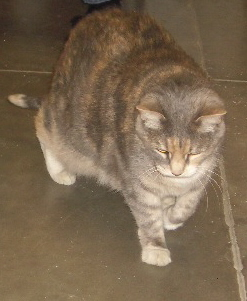
#> input picture data/raw/PetImages/Cat/10019.jpg, 247 x 301 px, found by its file name; its folder holds 3 pictures in this run
$ python data_preprocessing.py
#> lines starting #> are read from the running program, lines starting #| are printed output that depends on the picture
import os
import cv2
import random

IMG_SIZE = 224
SPLIT_RATIO = (0.8, 0.1, 0.1)

RAW_DIR = "data/raw/PetImages"
PROCESSED_DIR = "data/processed"

def create_dirs():
    for split in ["train", "val", "test"]:
        for label in ["Cat", "Dog"]:
            os.makedirs(os.path.join(PROCESSED_DIR, split, label), exist_ok=True)

def preprocess_and_split():
    create_dirs()

    for label in ["Cat", "Dog"]:
        folder = os.path.join(RAW_DIR, label)
        images = os.listdir(folder)
        random.shuffle(images)

        total = len(images)
        train_end = int(total * SPLIT_RATIO[0])
        val_end = int(total * (SPLIT_RATIO[0] + SPLIT_RATIO[1]))

        splits = {
            "train": images[:train_end],
            "val": images[train_end:val_end],
            "test": images[val_end:]
        }

        for split, split_images in splits.items():
            for img_name in split_images:
                src_path = os.path.join(folder, img_name)
                dst_path = os.path.join(PROCESSED_DIR, split, label, img_name)

                img = cv2.imread(src_path)
#> img is the input picture: shape (301, 247, 3); mean B, G, R 80.2, 103.4, 122.8
                if img is None:
                    continue

                img = cv2.resize(img, (IMG_SIZE, IMG_SIZE))
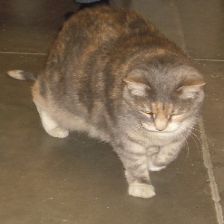
#> img: shape (224, 224, 3); mean B, G, R 80.1, 103.3, 122.7
                cv2.imwrite(dst_path, img)

if __name__ == "__main__":
    preprocess_and_split()
